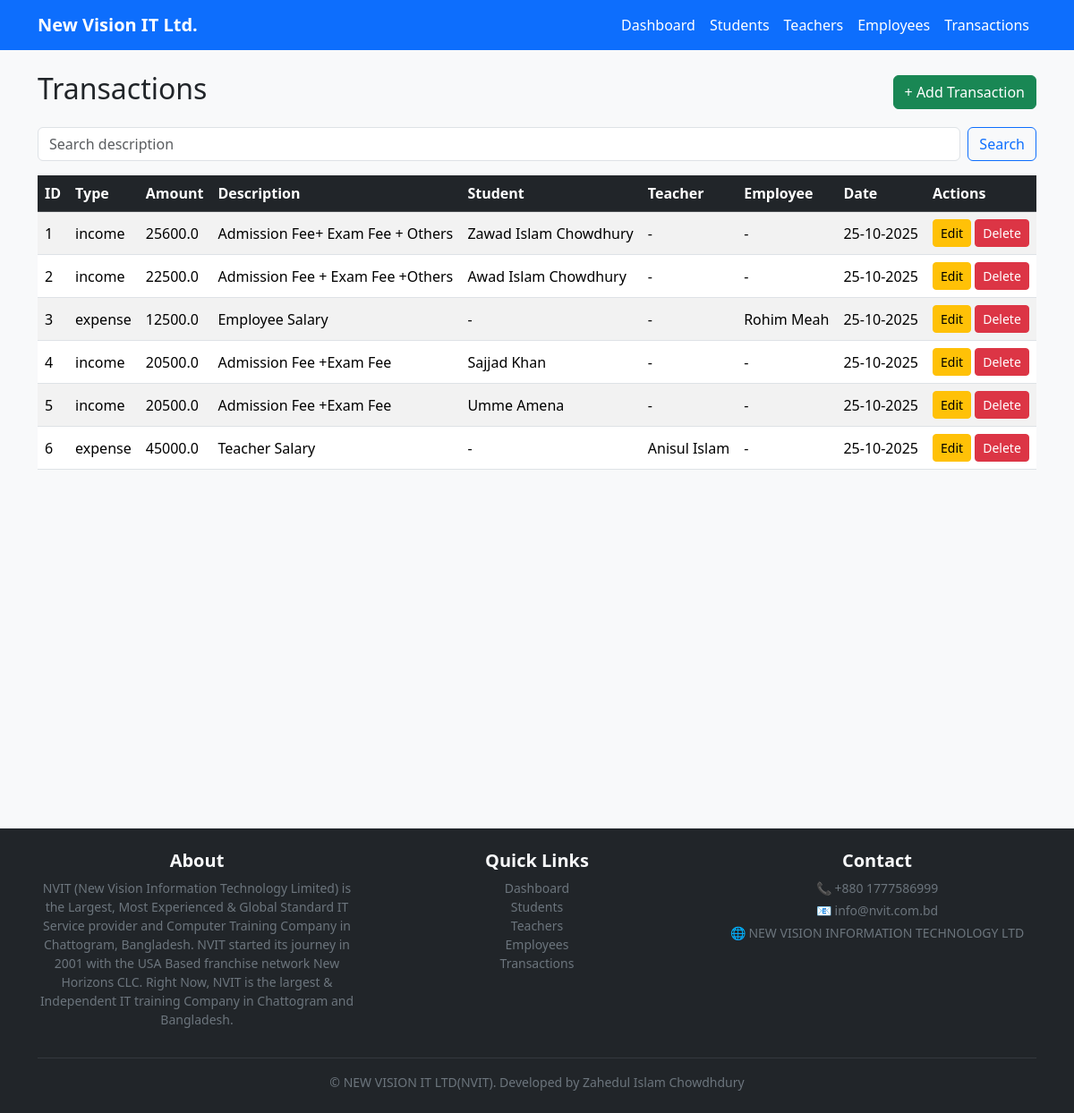
The page /transactions/ on the database as committed earlier.
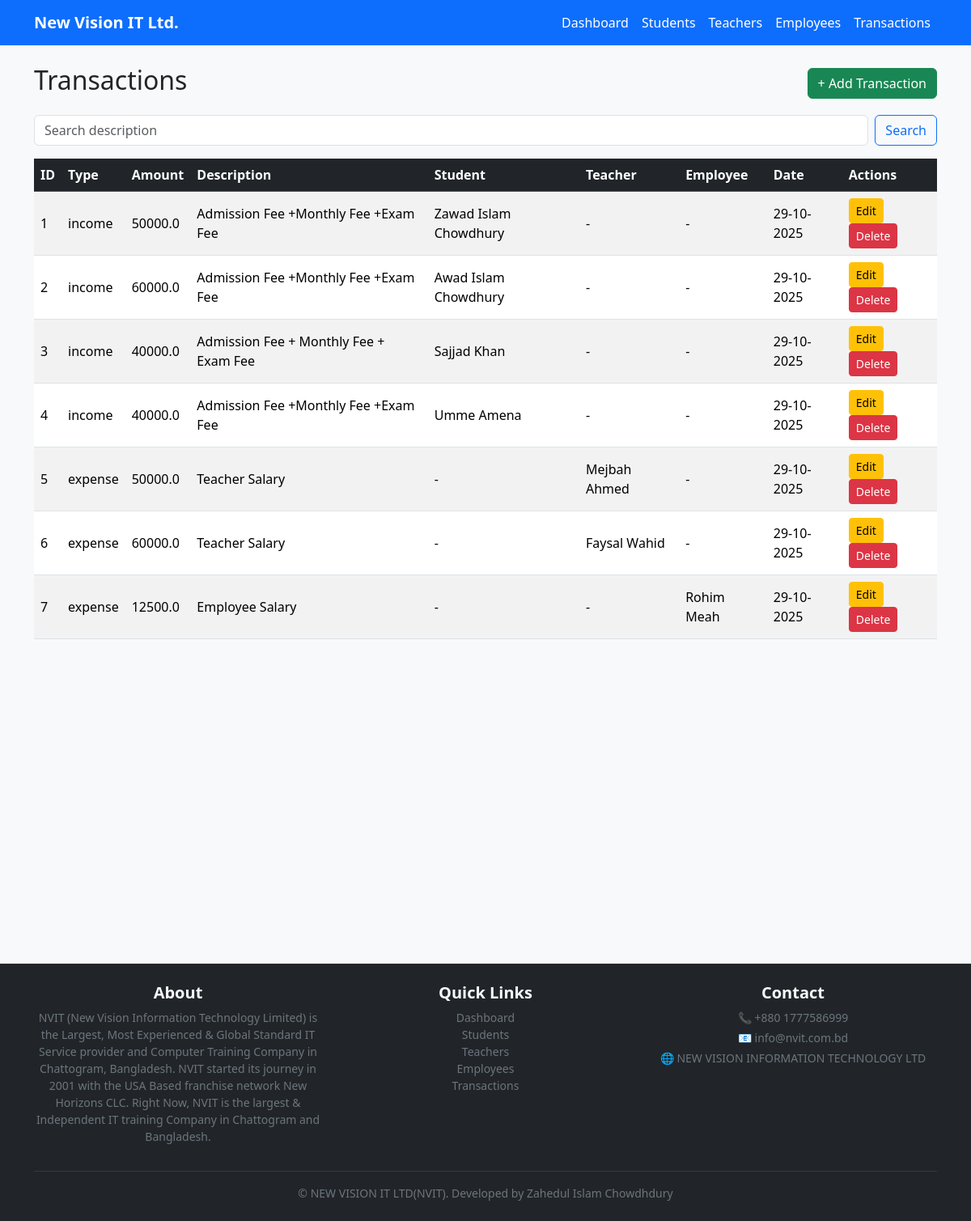
The same page on the database as committed later.
### models.py (models this page shows)
class Transaction(db.Model):
    id = db.Column(db.Integer, primary_key=True)        # Transaction ID
    type = db.Column(db.String(50))                     # Income/Expense
    amount = db.Column(db.Float)                        # Amount
    date = db.Column(db.Date, default=datetime.utcnow)  # Date
    description = db.Column(db.String(200))             # Description
    student_id = db.Column(db.Integer, db.ForeignKey('student.id'), nullable=True)
    teacher_id = db.Column(db.Integer, db.ForeignKey('teacher.id'), nullable=True)
    employee_id = db.Column(db.Integer, db.ForeignKey('employee.id'), nullable=True)

class Student(db.Model):
    id = db.Column(db.Integer, primary_key=True)        # Student ID
    name = db.Column(db.String(100))                    # Name
    course = db.Column(db.String(100))                  # Course
    monthly_fee = db.Column(db.Float)                   # Fee
    transactions = db.relationship('Transaction', backref='student', lazy=True)  # Linked transactions

class Employee(db.Model):
    id = db.Column(db.Integer, primary_key=True)        # Employee ID
    name = db.Column(db.String(100))                    # Name
    role = db.Column(db.String(100))                    # Role
    salary = db.Column(db.Float)                        # Salary
    transactions = db.relationship('Transaction', backref='employee', lazy=True)  # Linked transactions

class Teacher(db.Model):
    id = db.Column(db.Integer, primary_key=True)        # Teacher ID
    name = db.Column(db.String(100))                    # Name
    subject = db.Column(db.String(100))                 # Subject
    salary = db.Column(db.Float)                        # Salary
    transactions = db.relationship('Transaction', backref='teacher', lazy=True)  # Linked transactions

### routes/transaction_routes.py (the view)
@transaction_bp.route('/')
def list_transactions():
    transactions = Transaction.query.order_by(Transaction.date.desc()).all()
    return render_template('transactions.html', transactions=transactions)

### templates/transactions.html
{% extends "base.html" %}
{% block content %}
<div class="d-flex justify-content-between align-items-center mb-3">
  <h2>Transactions</h2>
  <a class="btn btn-success" href="{{ url_for('transaction_bp.add_transaction') }}">+ Add Transaction</a>
</div>
<form class="d-flex mb-3" method="get" action="{{ url_for('transaction_bp.search_transaction') }}">
  <input class="form-control me-2" type="search" name="q" placeholder="Search description" value="{{ q if q else '' }}">
  <button class="btn btn-outline-primary">Search</button>
</form>
<table class="table table-striped table-hover">
  <thead class="table-dark">
    <tr>
      <th>ID</th><th>Type</th><th>Amount</th><th>Description</th><th>Student</th><th>Teacher</th><th>Employee</th><th>Date</th><th>Actions</th>
    </tr>
  </thead>
  <tbody>
  {% for t in transactions %}
    <tr>
      <td>{{ t.id }}</td>
      <td>{{ t.type }}</td>
      <td>{{ t.amount }}</td>
      <td>{{ t.description or '-' }}</td>
      <td>{{ t.student.name if t.student else '-' }}</td>
      <td>{{ t.teacher.name if t.teacher else '-' }}</td>
      <td>{{ t.employee.name if t.employee else '-' }}</td>
      <td>{{ t.date.strftime('%d-%m-%Y') }}</td>
      <td>
        <a class="btn btn-sm btn-warning" href="{{ url_for('edit',kind="transaction", id=t.id) }}">Edit</a>
        <a class="btn btn-sm btn-danger" href="{{ url_for('transaction_bp.delete_transaction', id=t.id) }}" onclick="return confirm('Delete this transaction?')">Delete</a>
      </td>
    </tr>
  {% endfor %}
  </tbody>
</table>
<br><br><br><br><br><br><br><br><br><br><br><br><br><br>
{% endblock %}

### templates/base.html (shortened to what this page needs)
<!doctype html>
<html lang="en">
<head>
  <link href="https://cdn.jsdelivr.net/npm/bootstrap@5.3.2/dist/css/bootstrap.min.css" rel="stylesheet">
  <link rel="stylesheet" href="{{ url_for('static', filename='style.css') }}">
</head>
<body>
<nav class="navbar navbar-expand-lg bg-primary">
  <div class="container">
    <a class="navbar-brand text-white fw-bold" href="{{ url_for('dashboard') }}">New Vision IT Ltd.</a>
    <div class="collapse navbar-collapse" id="navMenu">
      <ul class="navbar-nav ms-auto">
        <li class="nav-item"><a class="nav-link text-white" href="{{ url_for('dashboard') }}">Dashboard</a></li>
        <li class="nav-item"><a class="nav-link text-white" href="{{ url_for('student_bp.students') }}">Students</a></li>
        <li class="nav-item"><a class="nav-link text-white" href="{{ url_for('teacher_bp.teachers') }}">Teachers</a></li>
        <li class="nav-item"><a class="nav-link text-white" href="{{ url_for('employee_bp.employees') }}">Employees</a></li>
        <li class="nav-item"><a class="nav-link text-white" href="{{ url_for('transaction_bp.list_transactions') }}">Transactions</a></li>
      </ul>
    </div>
  </div>
</nav>
<div class="container mt-4">
  {% block content %}{% endblock %}
</div>
    <footer class="bg-dark text-light py-4 mt-5">
        <div class="container text-center">
            <div class="row">
                <div class="col-md-4 mb-3 mb-md-0">
                    <h5 class="fw-bold">About</h5>
                    <p class="small text-secondary">
                         NVIT (New Vision Information Technology Limited) is the Largest, Most Experienced & Global Standard IT Service provider and Computer Training Company in Chattogram, Bangladesh. NVIT started its journey in 2001 with the USA Based franchise network New Horizons CLC. Right Now, NVIT is the largest & Independent IT training Company in Chattogram and Bangladesh.
                    </p>
                </div>
                <div class="col-md-4 mb-3 mb-md-0">
                    <h5 class="fw-bold">Quick Links</h5>
                    <ul class="list-unstyled small">
                        <li><a href="{{ url_for('dashboard') }}" class="text-decoration-none text-secondary">Dashboard</a></li>
                        <li><a href="{{ url_for('student_bp.students') }}" class="text-decoration-none text-secondary">Students</a></li>
                        <li><a href="{{ url_for('teacher_bp.teachers') }}" class="text-decoration-none text-secondary">Teachers</a></li>
                         <li><a href="{{ url_for('employee_bp.employees') }}" class="text-decoration-none text-secondary">Employees</a></li>
                        <li><a href="{{ url_for('transaction_bp.list_transactions') }}" class="text-decoration-none text-secondary">Transactions
                        </a></li>
                    </ul>
                </div>
                <div class="col-md-4">
                    <h5 class="fw-bold">Contact</h5>
                    <p class="small text-secondary mb-1">📞 +880 1777586999</p>
                    <p class="small text-secondary mb-1">📧 info@nvit.com.bd</p>
                    <p class="small text-secondary">🌐 <a href="https://www.facebook.com/newhorizons.chittagong" class="text-secondary text-decoration-none">NEW VISION INFORMATION TECHNOLOGY LTD</a></p>
                </div>
            </div>
            <hr class="border-secondary">
            <p class="small mb-0 text-secondary">&copy; NEW VISION IT LTD(NVIT). Developed by Zahedul Islam Chowdhdury </p>
        </div>
    </footer>
</body>
</html>

### static/style.css (style rules this page uses)
body { background-color: #f8f9fa; }
.table th, .table td { vertical-align: middle; }
footer { border-top: 1px solid #e9ecef; }

Rows that differ between the two databases and show on the page:
changed Transaction "Zawad Islam Chowdhury": amount "25600.0" → "50000.0"; description "Admission Fee+ Exam Fee + Others" → "Admission Fee +Monthly Fee +Exam Fee"; date "25-10-2025" → "29-10-2025"
changed Transaction "Awad Islam Chowdhury": amount "22500.0" → "60000.0"; description "Admission Fee + Exam Fee +Others" → "Admission Fee +Monthly Fee +Exam Fee"; date "25-10-2025" → "29-10-2025"
changed Transaction id 3: type "expense" → "income"; amount "12500.0" → "40000.0"; description "Employee Salary" → "Admission Fee + Monthly Fee + Exam Fee"; student "-" → "Sajjad Khan"; employee "Rohim Meah" → "-"; date "25-10-2025" → "29-10-2025"
changed Transaction id 4: amount "20500.0" → "40000.0"; description "Admission Fee +Exam Fee" → "Admission Fee +Monthly Fee +Exam Fee"; student "Sajjad Khan" → "Umme Amena"; date "25-10-2025" → "29-10-2025"
changed Transaction id 5: type "income" → "expense"; amount "20500.0" → "50000.0"; description "Admission Fee +Exam Fee" → "Teacher Salary"; student "Umme Amena" → "-"; teacher "-" → "Mejbah Ahmed"; date "25-10-2025" → "29-10-2025"
changed Transaction id 6: amount "45000.0" → "60000.0"; teacher "Anisul Islam" → "Faysal Wahid"; date "25-10-2025" → "29-10-2025"
added Transaction: id "7", type "expense", amount "12500.0", description "Employee Salary", student "-", teacher "-", employee "Rohim Meah", date "29-10-2025"
